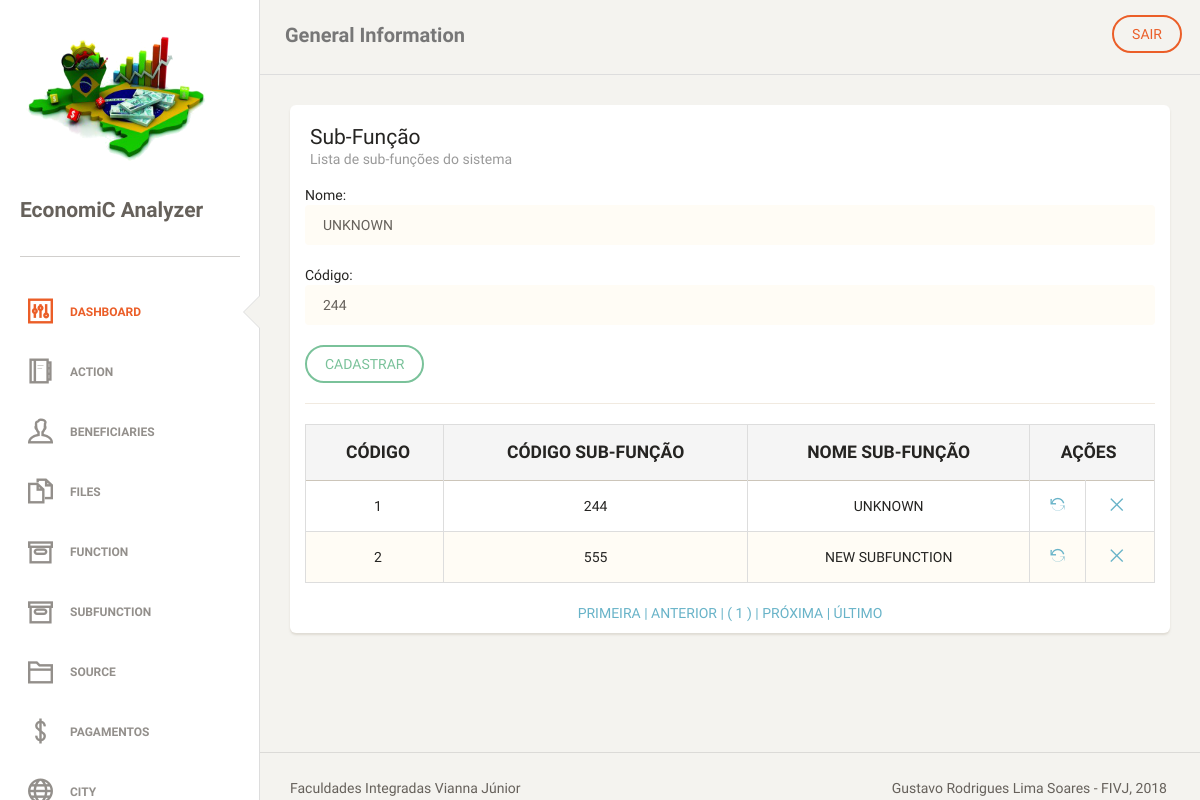
The page /subfunctions.php?act=upd&id=1 (signed in) on the database its author committed.
### tables this page shows
CREATE TABLE `tb_subfunctions` (
  `id_subfunction` int(11) NOT NULL AUTO_INCREMENT,
  `str_cod_subfunction` varchar(4) NOT NULL,
  `str_name_subfunction` varchar(255) DEFAULT NULL,
  PRIMARY KEY (`id_subfunction`),
  UNIQUE KEY `str_cod_subfunction_UNIQUE` (`str_cod_subfunction`)
);

### classes/subfunctions.php (called while the page is built)
<?php
class subfunctions
{
    private $id_subfunction;
    private $str_cod_subfunction;
    private $str_name_subfunction;
    public function __construct($id_subfunction, $str_cod_subfunction, $str_name_subfunction)
    {
        $this->id_subfunction = $id_subfunction;
        $this->str_cod_subfunction = $str_cod_subfunction;
        $this->str_name_subfunction = $str_name_subfunction;
    }
    public function getIdSubfunction()
    {
        return $this->id_subfunction;
    }
    public function setIdSubfunction($id_subfunction)
    {
        $this->id_subfunction = $id_subfunction;
    }
    public function getStrCodSubfunction()
    {
        return $this->str_cod_subfunction;
    }
    public function setStrCodSubfunction($str_cod_subfunction)
    {
        $this->str_cod_subfunction = $str_cod_subfunction;
    }
    public function getStrNameSubfunction()
    {
        return $this->str_name_subfunction;
    }
    public function setStrNameSubfunction($str_name_subfunction)
    {
        $this->str_name_subfunction = $str_name_subfunction;
    }
}

### dao/subfunctionsDAO.php (the view, shortened to what this page needs)
<?php
require_once "classes/subfunctions.php";
class subfunctionsDAO
{
    public function atualizar($subfunctions)
    {
        global $pdo;
        try {
            $statement = $pdo->prepare("SELECT id_subfunction, str_cod_subfunction, str_name_subfunction FROM tb_subfunctions WHERE id_subfunction = :id");
            $statement->bindValue(":id", $subfunctions->getIdSubfunction());
            if ($statement->execute()) {
                $rs = $statement->fetch(PDO::FETCH_OBJ);
                $subfunctions->setIdSubfunction($rs->id_subfunction);
                $subfunctions->setStrCodSubfunction($rs->str_cod_subfunction);
                $subfunctions->setStrNameSubfunction($rs->str_name_subfunction);
                return $subfunctions;
            } else {
                throw new PDOException("<script> alert('Não foi possível executar a declaração SQL !'); </script>");
            }
        } catch (PDOException $erro) {
            return "Erro: " . $erro->getMessage();
        }
    }
    public function tabelapaginada()
    {
        global $pdo;
        $endereco = $_SERVER ['PHP_SELF'];
        $pagina_atual = (isset($_GET['page']) && is_numeric($_GET['page'])) ? $_GET['page'] : 1;
        $linha_inicial = ($pagina_atual - 1) * QTDE_REGISTROS;
        $sql = "SELECT id_subfunction, str_cod_subfunction, str_name_subfunction FROM tb_subfunctions LIMIT {$linha_inicial}, " . QTDE_REGISTROS;
        $statement = $pdo->prepare($sql);
        $statement->execute();
        $dados = $statement->fetchAll(PDO::FETCH_OBJ);
        $sqlContador = "SELECT COUNT(*) AS total_registros FROM tb_subfunctions";
        $statement = $pdo->prepare($sqlContador);
        $statement->execute();
        $valor = $statement->fetch(PDO::FETCH_OBJ);
        $primeira_pagina = 1;
        $ultima_pagina = ceil($valor->total_registros / QTDE_REGISTROS);
        $pagina_anterior = ($pagina_atual > 1) ? $pagina_atual - 1 : 0;
        $proxima_pagina = ($pagina_atual < $ultima_pagina) ? $pagina_atual + 1 : 0;
        $range_inicial = (($pagina_atual - RANGE_PAGINAS) >= 1) ? $pagina_atual - RANGE_PAGINAS : 1;
        $range_final = (($pagina_atual + RANGE_PAGINAS) <= $ultima_pagina) ? $pagina_atual + RANGE_PAGINAS : $ultima_pagina;
        $exibir_botao_inicio = ($range_inicial < $pagina_atual) ? 'mostrar' : 'esconder';
        $exibir_botao_final = ($range_final > $pagina_atual) ? 'mostrar' : 'esconder';
        if (!empty($dados)):
            echo "
     <table class='table table-striped table-bordered'>
     <thead>
       <tr style='text-transform: uppercase;' class='active'>
        <th style='text-align: center; font-weight: bolder;'>Código</th>
        <th style='text-align: center; font-weight: bolder;'>Código Sub-Função</th>
        <th style='text-align: center; font-weight: bolder;'>Nome Sub-Função</th>
        <th style='text-align: center; font-weight: bolder;' colspan='2'>Ações</th>
       </tr>
     </thead>
     <tbody>";
            foreach ($dados as $subfunc):
                echo "<tr>
        <td style='text-align: center'>$subfunc->id_subfunction</td>
        <td style='text-align: center'>$subfunc->str_cod_subfunction</td>
        <td style='text-align: center'>$subfunc->str_name_subfunction</td>
        <td style='text-align: center'><a href='?act=upd&id=$subfunc->id_subfunction' title='Alterar'><i class='ti-reload'></i></a></td>
        <td style='text-align: center'><a href='?act=del&id=$subfunc->id_subfunction' title='Remover'><i class='ti-close'></i></a></td>
       </tr>";
            endforeach;
            echo "
</tbody>
     </table>
     <div class='box-paginacao' style='text-align: center'>
       <a class='box-navegacao  $exibir_botao_inicio' href='$endereco?page=$primeira_pagina' title='Primeira Página'> PRIMEIRA  |</a>
       <a class='box-navegacao  $exibir_botao_inicio' href='$endereco?page=$pagina_anterior' title='Página Anterior'> ANTERIOR  |</a>
";
            for ($i = $range_inicial; $i <= $range_final; $i++):
                $destaque = ($i == $pagina_atual) ? 'destaque' : '';
                echo "<a class='box-numero $destaque' href='$endereco?page=$i'> ( $i ) </a>";
            endfor;
            echo "<a class='box-navegacao $exibir_botao_final' href='$endereco?page=$proxima_pagina' title='Próxima Página'>| PRÓXIMA  </a>
                  <a class='box-navegacao $exibir_botao_final' href='$endereco?page=$ultima_pagina'  title='Última Página'>| ÚLTIMO  </a>
     </div>";
        else:
            echo "<p class='bg-danger'>Nenhum registro foi encontrado!</p>
     ";
        endif;
    }
}

### subfunctions.php (shortened to what this page needs)
<?php
require_once "classes/template.php";
require_once "dao/subfunctionsDAO.php";
require_once "classes/subfunctions.php";
$object = new subfunctionsDAO();
if ($_SERVER['REQUEST_METHOD'] == 'POST') {
    $id = (isset($_POST["id"]) && $_POST["id"] != null) ? $_POST["id"] : "";
    $str_cod_subfunction = (isset($_POST["str_cod_subfunction"]) && $_POST["str_cod_subfunction"] != null) ? $_POST["str_cod_subfunction"] : "";
    $str_name_subfunction = (isset($_POST["str_name_subfunction"]) && $_POST["str_name_subfunction"] != null) ? $_POST["str_name_subfunction"] : "";
} else if (!isset($id)) {
    $id = (isset($_GET["id"]) && $_GET["id"] != null) ? $_GET["id"] : "";
    $str_cod_subfunction = NULL;
    $str_name_subfunction = NULL;
}
if (isset($_REQUEST["act"]) && $_REQUEST["act"] == "upd" && $id != "") {
    $subfunctions = new subfunctions($id, '', '');
    $resultado = $object->atualizar($subfunctions);
    $str_cod_subfunction = $resultado->getStrCodSubfunction();
    $str_name_subfunction = $resultado->getStrNameSubfunction();
}
?>
<div class='content' xmlns="http://www.w3.org/1999/html">
    <div class='container-fluid'>
        <div class='row'>
            <div class='col-md-12'>
                <div class='card'>
                    <div class='header'>
                        <h4 class='title'>Sub-Função</h4>
                        <p class='category'>Lista de sub-funções do sistema</p>
                    </div>
                    <div class='content table-responsive'>
                        <form action="?act=save&id=" method="POST" name="form1">
                            Nome:
                            <input class="form-control" type="text" name="str_name_subfunction" value="<?php
                            echo (isset($str_name_subfunction) && ($str_name_subfunction != null || $str_name_subfunction != "")) ? $str_name_subfunction : '';
                            ?>"/>
                            <br/>
                            Código:
                            <input class="form-control" type="text" maxlength="4" name="str_cod_subfunction" value="<?php
                            echo (isset($str_cod_subfunction) && ($str_cod_subfunction != null || $str_cod_subfunction != "")) ? $str_cod_subfunction : '';
                            ?>"/>
                            <br/>
                            <input class="btn btn-success" type="submit" value="CADASTRAR">
                            <hr>
                        </form>
                        <?php
                        $object->tabelapaginada();
                        ?>
                    </div>
                </div>
            </div>
        </div>
    </div>
</div>

### rows shown on the page
tb_subfunctions: str_name_subfunction "UNKNOWN", str_cod_subfunction "244", id_subfunction "1"
tb_subfunctions: id_subfunction "2", str_cod_subfunction "555", str_name_subfunction "NEW SUBFUNCTION"
